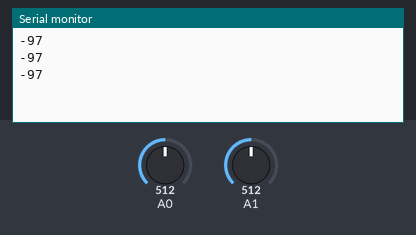
Simulated run of this sketch. Board: Arduino Uno, built with avr-gcc and run on an emulated ATmega328P. On the bench: the last lines printed to the serial monitor. Inputs (shaded band) come from the test bench; at power-on: A1 = 512, A0 = 512.

Above: at 1.3 s.
1.4 s: A1 set to 716
At 1.9 s:
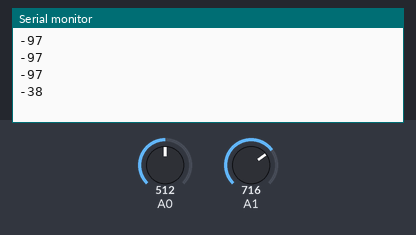
2.9 s: A1 set to 900
At 3.4 s:
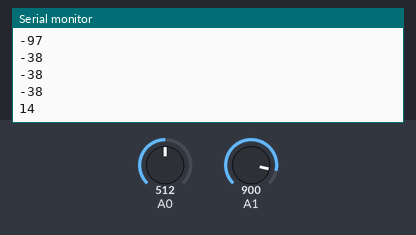
Timing chart, 0 to 5.9 s (numbered marks = the images above; inputs shaded):
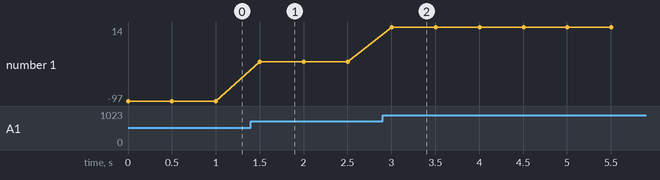

The sketch:

Manobio4.ino
```cpp
//Manobio4.ino

int l,r,r1;

void setup() {
Serial.begin(9600);
}

void loop() {
r=map(analogRead(0),512,296,90,145);
r1=map(analogRead(1),850,1024,0,50);
Serial.println(r1);
delay(500);
}
```

Measured:
- after the input at 1.4 s, the serial monitor: prints a new line after 0.10 s (image 1)
- after the input at 2.9 s, the serial monitor: prints a new line after 0.10 s (image 2)
- plotted number 1: -97 → -38 after the input at 1.4 s, -38 → 14 after the input at 2.9 s
